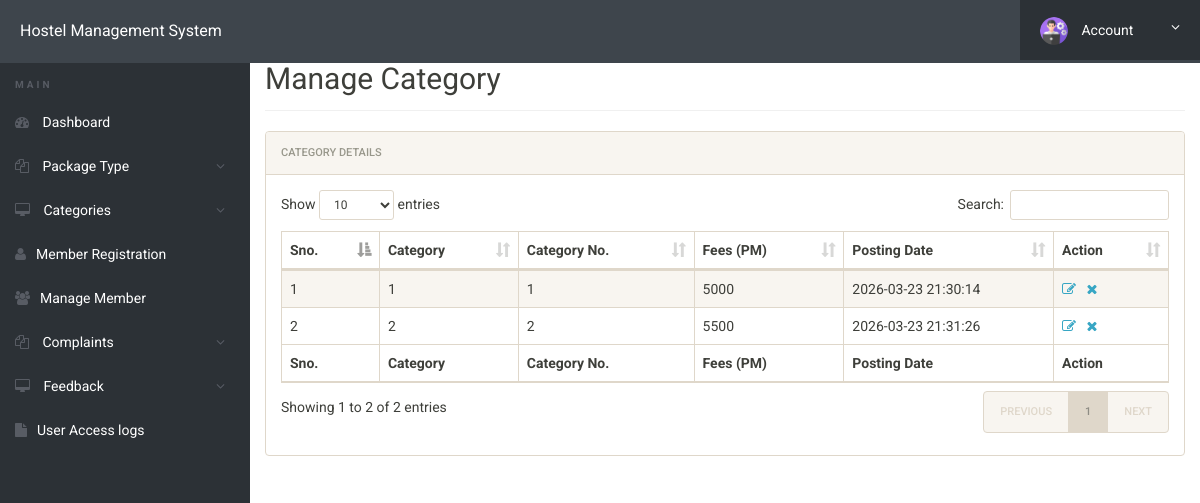
The app's page /admin/manage-rooms.php (signed in) with its own data.
### tables this page shows
CREATE TABLE `rooms` (
  `id` int(11) NOT NULL,
  `seater` int(11) DEFAULT NULL,
  `room_no` int(11) DEFAULT NULL,
  `fees` int(11) DEFAULT NULL,
  `posting_date` timestamp NULL DEFAULT current_timestamp()
);

### admin/manage-rooms.php (the view, shortened to what this page needs)
<?php
include('includes/config.php');
?>
<!doctype html>
<html lang="en" class="no-js">
<head>
    <link rel="stylesheet" href="css/font-awesome.min.css">
    <link rel="stylesheet" href="css/bootstrap.min.css">
    <link rel="stylesheet" href="css/dataTables.bootstrap.min.css">
    <link rel="stylesheet" href="css/bootstrap-social.css">
    <link rel="stylesheet" href="css/bootstrap-select.css">
    <link rel="stylesheet" href="css/fileinput.min.css">
    <link rel="stylesheet" href="css/awesome-bootstrap-checkbox.css">
    <link rel="stylesheet" href="css/style.css">
</head>
<body>
    <?php include('includes/header.php');?>
    <div class="ts-main-content">
        <?php include('includes/sidebar.php');?>
        <div class="content-wrapper">
            <div class="container-fluid">
                <div class="row">
                    <div class="col-md-12">
                        <h2 class="page-title" style="margin-top: 4%">Manage Category</h2>
                        <div class="panel panel-default">
                            <div class="panel-heading">Category Details</div>
                            <div class="panel-body">
                                <table id="zctb" class="display table table-striped table-bordered table-hover"
                                    cellspacing="0" width="100%">
                                    <thead>
                                        <tr>
                                            <th>Sno.</th>
                                            <th>Category</th>
                                            <th>Category No.</th>
                                            <th>Fees (PM) </th>
                                            <th>Posting Date </th>
                                            <th>Action</th>
                                        </tr>
                                    </thead>
                                    <tfoot>
                                        <tr>
                                            <th>Sno.</th>
                                            <th>Category</th>
                                            <th>Category No.</th>
                                            <th>Fees (PM) </th>
                                            <th>Posting Date </th>
                                            <th>Action</th>
                                        </tr>
                                    </tfoot>
                                    <tbody>
                                        <?php
$ret="select * from rooms";
$stmt= $mysqli->prepare($ret) ;
$stmt->execute() ;
$res=$stmt->get_result();
$cnt=1;
while($row=$res->fetch_object())
	  {
	  	?>
                                        <tr>
                                            <td><?php echo $cnt;;?></td>
                                            <td><?php echo $row->seater;?></td>
                                            <td><?php echo $row->room_no;?></td>
                                            <td><?php echo $row->fees;?></td>
                                            <td><?php echo $row->posting_date;?></td>
                                            <td><a href="edit-room.php?id=<?php echo $row->id;?>"><i
                                                        class="fa fa-edit"></i></a>&nbsp;&nbsp;
                                                <a href="manage-rooms.php?del=<?php echo $row->id;?>"
                                                    onclick="return confirm(" Do you want to delete");"><i
                                                        class="fa fa-close"></i></a>
                                            </td>
                                        </tr>
                                        <?php
$cnt=$cnt+1;
									 } ?>
                                    </tbody>
                                </table>
                            </div>
                        </div>
                    </div>
                </div>
            </div>
        </div>
    </div>
</body>
</html>

### admin/css/style.css (style rules this page uses)
html { font-size: 14px; }
@media only screen and (min-width: 480px) { html { font-size: 17px; } }
@media only screen and (min-width: 768px) { html { font-size: 14px; } }
body { font-size: 1em; }
a { color: #37a6c4; }
.panel { overflow: hidden; }
.page-title { padding-bottom: 15px; margin-bottom: 20px; border-bottom: 1px solid #f0f0f0; }
.ts-main-content .content-wrapper { padding-top: 15px; margin-top: 10px; }
@media only screen and (min-width: 992px) { .ts-main-content .content-wrapper { margin-left: 250px; } }

### records on screen
rooms: seater "1", room_no "1", fees "5000", posting_date "2026-03-23 21:30:14"
rooms: seater "2", room_no "2", fees "5500", posting_date "2026-03-23 21:31:26"
